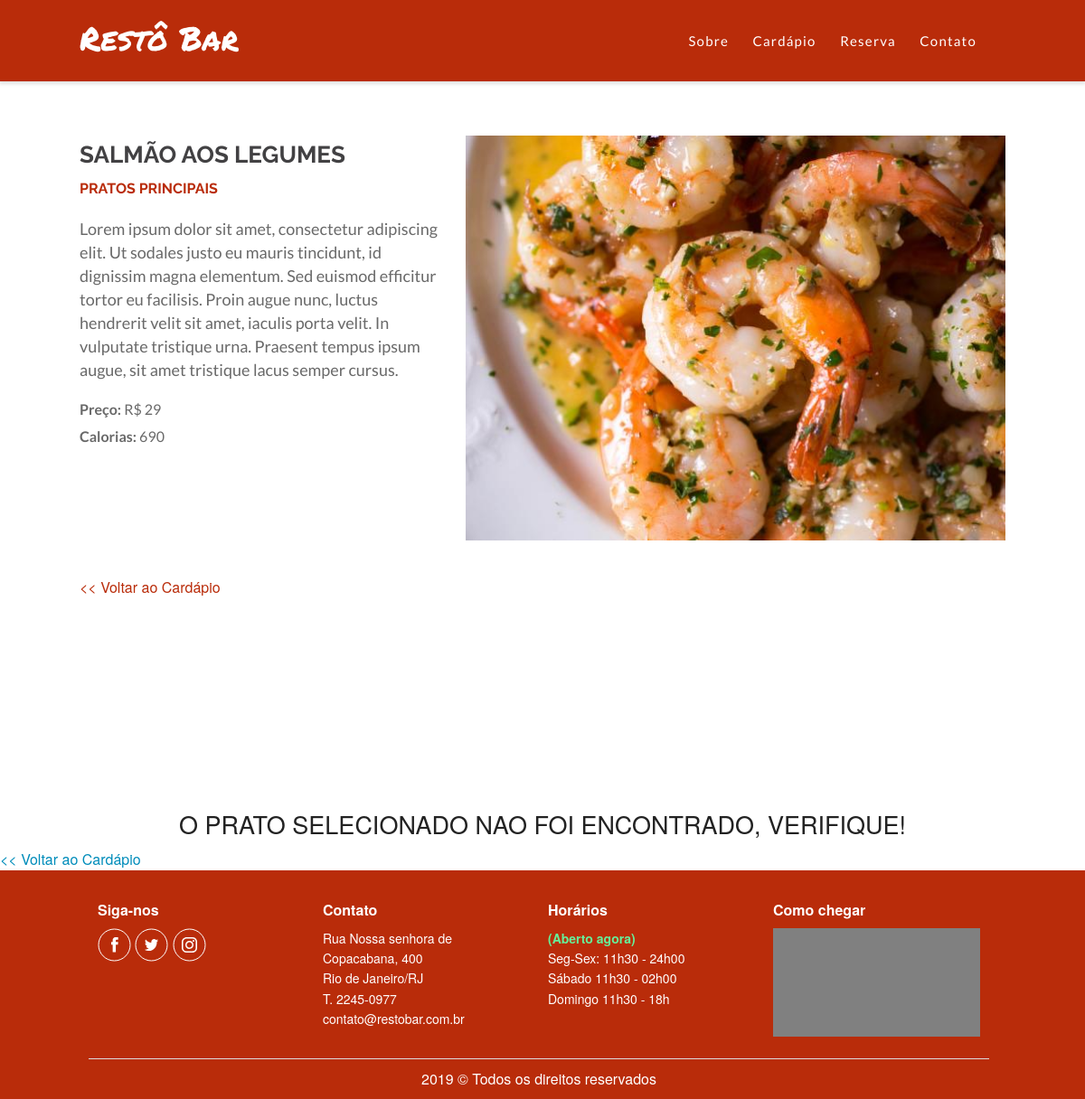
The page /prato.php?prato=salmao-legumes on the database its author committed.
### tables this page shows
CREATE TABLE `pratos` (
  `codigo` varchar(30) NOT NULL,
  `nome` varchar(50) NOT NULL,
  `categoria` varchar(50) NOT NULL,
  `descricao` varchar(1000) NOT NULL,
  `preco` float NOT NULL,
  `calorias` int(11) NOT NULL,
  `destaque` tinyint(1) NOT NULL
);

### prato.php (the view)
<?php include 'header.php'; ?>
<?php $prato = $_GET['prato'];
    $server = 'localhost';
    $user = 'root';
    $password = '';
    $db_name = 'restaurante';
    $port = '3306';
    $db_connect = new mysqli($server,$user,$password,$db_name,$port);
    mysqli_set_charset($db_connect, "utf8");
    if ($db_connect->connect_error) {
        echo 'Erro ao conectar ao Banco de Dados. ' .  $db_connect->connect_error;
    } else{
        $query = "SELECT * FROM `pratos` WHERE codigo = '$prato'";
        $result = $db_connect->query($query);
        while($row =  $result->fetch_assoc()){  ?>
        <div class="product-page small-11 large-12 columns no-padding small-centered">
            <div class="global-page-container">
                <div class="product-section">
                    <div class="product-info small-12 large-5 columns no-padding">
                        <h3><?php echo $row['nome']; ?></h3>
                        <h4><?php echo $row['categoria']; ?></h4>
                        <p><?php echo $row['descricao']; ?>
                        </p>
                        <h5><b>Preço: </b>R$ <?php echo $row['preco']; ?></h5>
                        <h5><b>Calorias: </b><?php echo $row['calorias']; ?></h5>
                    </div>
                    <div class="product-picture small-12 large-7 columns no-padding">
                        <img src="img/cardapio/camarao-alho.jpg" alt="camarao">
                    </div>
                </div>
                <div class="go-back small-12 columns no-padding">
                    <a href="cardapio.php"><< Voltar ao Cardápio</a>
                </div>
            </div>
        </div>
       <?php }
    }
    ?>
    <?php if ($row['nome'] == NULL) {
        echo '<h3 style="text-align:center">O PRATO SELECIONADO NAO FOI ENCONTRADO, VERIFIQUE!</h3>';
        ?>
        <div class="go-back small-12 columns no-padding">
                    <a href="cardapio.php"><< Voltar ao Cardápio</a>
                </div>
        <?php
    } ?>
<?php include 'footer.php'; ?>

### css/style.css (style rules this page uses)
.column, .columns { padding-left: 10px; padding-right: 10px; }
.no-padding { padding-right: 0; padding-left: 0; }
.global-page-container { width: 100%; display: inline-block; margin: auto; height: 100%; }
@media only screen and (min-width: 64em) and (max-width: 90em) { .global-page-container { width: 1024px; } }
.product-page { padding: 60px 0 60px 0; min-height: 100vh; text-align: center; }
.product-page .product-section .product-info { text-align: left; position: relative; }
.product-page .product-section .product-info h3 { font-family: 'Raleway', sans-serif; font-weight: 700; font-size: 22px; margin-bottom: 8px; color: #424143; text-transform: uppercase; }
.product-page .product-section .product-info h4 { color: #B92C0A; text-transform: uppercase; font-family: 'Raleway', sans-serif; font-size: 14px; font-weight: 700; }
.product-page .product-section .product-info h5 { font-family: 'lato', 'sans-serif'; color: #696969; font-size: 14px; }
.product-page .product-section .product-info p { font-family: 'lato', 'sans-serif'; color: #696969; font-size: 16px; line-height: 24px; margin-top: 20px; }
.product-page .product-section .product-picture img { width: 100%; height: auto; }
.product-page .go-back { text-align: left; padding-top: 40px; }
.product-page .go-back a, .product-page .go-back a:visited { color: #B92C0A; }
@media only screen and (min-width: 64em) and (max-width: 90em) { .product-page .product-section .product-info { padding-right: 20px; } }
@media only screen and (min-width: 64em) and (max-width: 90em) { .product-page .product-section .product-info h3 { font-size: 26px; } }
@media only screen and (min-width: 64em) and (max-width: 90em) { .product-page .product-section .product-info h4 { font-size: 16px; } }
@media only screen and (min-width: 64em) and (max-width: 90em) { .product-page .product-section .product-info h5 { font-size: 16px; } }
@media only screen and (min-width: 64em) and (max-width: 90em) { .product-page .product-section .product-info p { font-size: 18px; line-height: 26px; } }

### rows shown on the page
pratos: nome "SALMÃO AOS LEGUMES", categoria "PRATOS PRINCIPAIS", descricao "Lorem ipsum dolor sit amet, consectetur adipiscing elit. Ut sodales justo eu mauris tincidunt, id dignissim magna elementum. Sed euismod efficitur tortor eu facilisis. Proin augue nunc, luctus hendrerit velit sit amet, iaculis porta velit. In vulputate tristique urna. Praesent tempus ipsum augue, sit amet tristique lacus semper cursus.", preco "29", calorias "690"

### other values the page prints
$texto_horario "(Aberto agora)"
